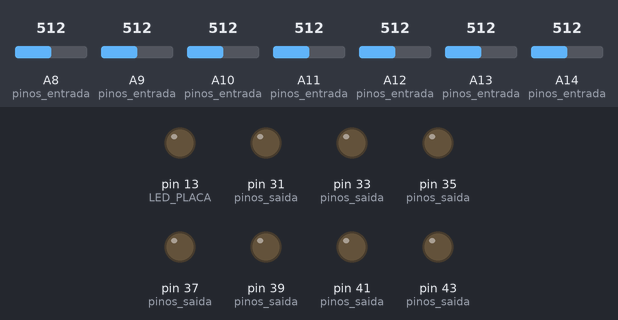
Recording of a program running on a simulated Arduino Mega 2560, built for the host (arithmetic inside an expression is 32-bit, double 64-bit). Shown: output pins drawn as LEDs (lit = HIGH). Inputs (shaded band) come from the test bench; at power-on: A8 (pinos_entrada) = 512, A9 (pinos_entrada) = 512, A10 (pinos_entrada) = 512, A11 (pinos_entrada) = 512, A12 (pinos_entrada) = 512, A13 (pinos_entrada) = 512, A14 (pinos_entrada) = 512. WiFi joins after 1.5 s; servers stay silent unless stated; network time is answered at once with the bench clock; the local clock reads 2024-03-15 10:24:30 at power-on unless the program sets it; no MQTT or app messages arrive unless stated; what the program prints to the serial monitor is not drawn.

Above: at 14.0 s.
At 14.99 s:
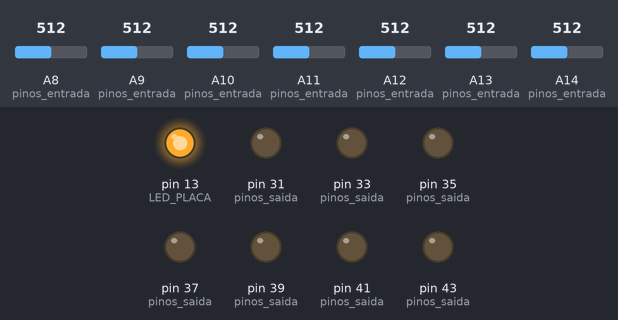
Timing chart, 0 to 19.9 s (numbered marks = the images above):
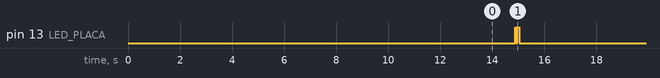

Measured:
- by itself, pin 13 (LED_PLACA): repeats every 5.2 s: LOW 0.04 s, HIGH 0.08 s, LOW 5.0 s, HIGH 0.03 s

The program:

main.cpp
```cpp
#include <Arduino.h>
#include "controle/Controle.h"
#include "objetos/BancoBateria.h"
#include <MemoryFree.h>


//#define MQTTCLIENT_QOS2 1
//Objeto Controle
Controle ctrl;
BancoBateria* bateria = new BancoBateria();
unsigned long time_cliclo = 0;
unsigned long time_mqtt = 0;
unsigned long time_network = 0;
unsigned long time_ntp = 0;
unsigned long contador = 0;

void setup() {
  ctrl.inicializaModulo(bateria);
}

void loop() {
  //Loop 1s -> 500ms (meio segundo)
  //if(millis() > time_cliclo + 100){
    time_cliclo = millis();
    ctrl.ciloProcessamento();
    Serial.print("Contador loop = ");
    Serial.print(contador);
    contador++;
    Serial.print(", freeMemory() = ");
    Serial.println(freeMemory());
  //}

  //Atualiza dados no MQTT -> 10 segundos = 10000
  if(millis() > time_mqtt + 5000){
    time_mqtt = millis();
    ctrl.MqttEnviaDados();
  }

  //Verifica Rede conexoes -> 2 minutos = 120000
  if(millis()>time_network+120000){
    time_network = millis();
    ctrl.verificaRede();
  }

  //Força NTP 2 horas = 7200000
  // 2 minutos = 120000
  //3 horas = 10800000
  if(millis()>time_ntp+10800000){
    time_ntp = millis();
    ctrl.forcaNTP();
  }
}
```

MemoryFree.cpp
```cpp
#if (ARDUINO >= 100)
#include <Arduino.h>
#else
#include
#endif

extern unsigned int __heap_start;
extern void *__brkval;

/*
 * The free list structure as maintained by the
 * avr-libc memory allocation routines.
 */
struct __freelist {
  size_t sz;
  struct __freelist *nx;
};

/* The head of the free list structure */
extern struct __freelist *__flp;

#include "MemoryFree.h";

/* Calculates the size of the free list */
int freeListSize() {
  struct __freelist* current;
  int total = 0;

  for (current = __flp; current; current = current->nx) {
    total += 2; /* Add two bytes for the memory block's header  */
    total += (int) current->sz;
  }

  return total;
}

int freeMemory() {
  int free_memory;

  if ((int)__brkval == 0) {
    free_memory = ((int)&free_memory) - ((int)&__heap_start);
  } else {
    free_memory = ((int)&free_memory) - ((int)__brkval);
    free_memory += freeListSize();
  }
  return free_memory;
}
```

MemoryFree.h
```cpp
// MemoryFree library based on code posted here:
// http://www.arduino.cc/cgi-bin/yabb2/YaBB.pl?num=1213583720/15
//
// Extended by Matthew Murdoch to include walking of the free list.

#ifndef MEMORY_FREE_H
#define MEMORY_FREE_H

#ifdef __cplusplus
extern "C" {
#endif

  int freeMemory();

#ifdef  __cplusplus
}
#endif

#endif
```

ControlaIO.cpp
```cpp
#include "../Config.h"
#include "Controle.h"

/*
Le Dados porta Analogica analogReader
Usando Shield de tensão 0-25v
*/
float ControlaIO::lePortaShield25v(uint8_t portaAnalogica) {
  int valorDC = 0;
  float tensaoDC = 0;
  valorDC = analogRead(portaAnalogica);
  tensaoDC = ((valorDC*0.00489)*TENSAO_REFERENCIA);
  return tensaoDC;
}

/*
Le Dados porta Analogica analogReader
usando calculo de resistores.
*/
float ControlaIO::lePortaCalculoResistor(uint8_t portaAnalogica) {
  float vout = 0.0;
  float vin = 0.0;
  float R1 = 1000000.0; // Resistor 1 - 1M
  float R2 = 100000.0; // Resistor 2 - 100k
  float value = 0;
  // Le valor da porta de entrada
  //value = analogRead(portaAnalogica);

  //Le Media
  int x = AMOSTRAS;
  for(int i = 1; i<=x;i++){
    value += (float)analogRead(portaAnalogica);
  }
  value = value/AMOSTRAS;
  //Fim Media
  vout = (value *TENSAO_REFERENCIA) / 1024.0;
  vin = vout / (R2/(R1+R2));
  if(vin<0.1){
    vin = 0;
  }else{
    vin += FATOR_CORRECAO;
  }
  return vin;
}
/*
@Deprecated
Le Dados porta Analogica analogReader
Usando bloco de divisores de tensao.
*/
float ControlaIO::lePortaDivisor(uint8_t portaAnalogica, float referencia) {
  float total=0;
  for (int i=0; i<AMOSTRAS; i++) {
    total += 1.0 * analogRead(portaAnalogica);
  }
  total = total / (float)AMOSTRAS;
  if(referencia<=0){
    Serial.print("#------------------- leitura relacao porta = ");
    Serial.print(portaAnalogica);
    Serial.print(", valor ");
    Serial.print(total,5);
    Serial.println("/Tensao Multimetro");
  }
  //Divide pela relacao
  total = total/referencia;
  if(total<0.1){
    total = 0.0;
  }
  //total  =4.1;
  return total;
}
```

ControlaIO.h
```cpp
#ifndef ControlaIO_h
#define ControlaIO_h

#include <Arduino.h>


class ControlaIO {
public:
  float lePortaShield25v(uint8_t portaAnalogica);
  float lePortaCalculoResistor(uint8_t portaAnalogica);
  float lePortaDivisor(uint8_t portaAnalogica, float referencia);
private:

};
#endif
```

Controle.cpp
```cpp
#include "../Config.h"
#include "Controle.h"
#include "../objetos/BancoBateria.h"
//Placa de REde
#include <Ethernet.h>
#include <EthernetUdp.h>
#include <SPI.h>
#include <Arduino.h>
//MQTT
#include <MQTT.h>

//Json
#include <ArduinoJson.h>
//Date Time
#include <NTPClient.h>

//Global
EthernetClient netClient;
EthernetUDP Udp;
//NTPClient
int16_t utc = 3;
//NTP CLient
//NTPClient timeClient(Udp);
//3600000 = 1 hora
//7200000 =  2 horas
//10800000 = 3 horas
//NTPClient timeClient(Udp,NTPSERVER_1,0,10800000);
NTPClient timeClient(Udp,NTPSERVER_1);

//--MQTT
MQTTClient mqtt(350);
//JsonDOcumens
//DynamicJsonDocument doc(400);
//DynamicJsonDocument doc2(400);
//Construtor
Controle::Controle(){
}

/**
* Metodo inicialização do modulo
*/
void Controle::inicializaModulo(BancoBateria* bateria){
  _bateria = bateria;
  Serial.begin(VELOCIDADE_SERIAL_ARDUINO);
  Serial.println("## -- Iniciou Setup -- ##");
  calibraInicio();
  ativaRede();
  ativaMQTT();
  pinMode(LED_PLACA,OUTPUT);
  Serial.println("## -- Fim Setup -- ##");
}

/*
* Ativa rede / DHCP
*/
void Controle::ativaRede(){
  Serial.println("Ativando Rede");
  byte mac[] = {
    0x00, 0xAA, 0xBB, 0xCC, 0xDE, 0x02
  };

  //Testa se deve usar DHCP
  if(DHCP){
    // start the Ethernet connection:
    Serial.println("Inicializando Ethernet via DHCP:");
    if (Ethernet.begin(mac) == 0) {
      Serial.println("Falha ao configurar Ethernet usando DHCP");
      if (Ethernet.hardwareStatus() == EthernetNoHardware) {
        Serial.println("Ethernet Shield Error. :(");
      } else if (Ethernet.linkStatus() == LinkOFF) {
        Serial.println("Cabo Desconectado.");
      }
    }
  }else{
    //Endereco IP
    IPAddress ip(192, 168, 0, 99);
    // DNS
    IPAddress dnServer(192, 168, 0, 1);
    // Roteador
    IPAddress gateway(192, 168, 0, 1);
    // Subrede
    IPAddress subnet(255, 255, 255, 0);
    //Cria Conexao
    Ethernet.begin(mac, ip, dnServer, gateway, subnet);
  }
  // print your local IP address:
  Serial.print("Endereco IP: ");
  Serial.println(Ethernet.localIP());
  Serial.print("Endereco gateway: ");
  Serial.println(Ethernet.gatewayIP());
  Serial.print("Endereco DNS: ");
  Serial.println(Ethernet.dnsServerIP());

  Serial.println();
  Serial.println("Ajusta NTP ");
  timeClient.begin();
  delay(300);
  while(!timeClient.update()) {
    Serial.println("Tentando Update Hora");
    timeClient.forceUpdate();
  }
  Serial.print("##Data e Hora = ");
  Serial.println(timeClient.getFormattedTime());
  delay(2000);
}

/*
* Ativa MQTT
*/
void Controle::ativaMQTT(){
  if(!mqtt.connected()){
    Serial.print("Conectando MQTT a ");
    Serial.println(BROKER_MQTT);
    mqtt.begin(BROKER_MQTT, BROKER_PORT ,netClient);
    mqtt.setOptions(15, false, 15000);
    mqtt.onMessageAdvanced(processaMessage);
    String id_mqtt = (String)ID_MQTT+MQTT_KEY;
    if(mqtt.connect(id_mqtt.c_str())) {
      Serial.println("Conectado");
      #ifdef MQTT_SONOFF1
      String sonoff1 = (String)MQTT_KEY+MQTT_SONOFF1;
      Serial.print("Subscribe em ");
      Serial.println(sonoff1);
      //Subscribe sensor 1 - qos 0
      mqtt.subscribe(sonoff1, 0);
      #endif

      #ifdef MQTT_SONOFF2
      String sonoff2 = (String)MQTT_KEY+MQTT_SONOFF2;
      Serial.print("Subscribe em ");
      Serial.println(sonoff2);
      //Subscribe sensor 2 - qos 0
      mqtt.subscribe(sonoff2, 0);
      #endif

    }
    delay(3000);
  }
}

/*
* Calibração inicial.
*/
void Controle::calibraInicio(){
  Serial.println("Inicia Calibracao");
  _bateria->setQuantidadeCelulas(QUANTIDADE_CELULAS);
  for(int i = 1; i<=_bateria->getQuantidadeCelulas();i++){
    Serial.print("Celula ");
    Serial.print(i);
    Serial.println(" configurada...");
    delay(100);
  }
  Serial.print("Total de Celulas configuradas = ");
  Serial.println(_bateria->getQuantidadeCelulas());
  delay(100);
  //Inicializa banco de Bateria -> constroi celulas.
  _bateria->inicializaBanco();
  delay(1000);

  //Inicializa celulas com valores
  Serial.println("Configura portas de entrada e Saida e cria Objetos do banco.");
  int pinos_entrada[] = INPUT_PORT;
  int pinos_saida[] = OUTPUT_PORT;

  for(int i=0; i<_bateria->getQuantidadeCelulas();i++){
    // //Verifica se tem referencia registrada na EEprom
    int numero_cel = i+1;
    //Cria Objeto.
    ObjCelula obj;
    obj.setNumeroCelula(numero_cel);
    obj.setLeituraTensao(0.00);
    obj.setPortaInput(pinos_entrada[i]);
    obj.setPortaControle(pinos_saida[i]);
    //Porta digital
    Serial.print("Setando porta analogica GPI(O)");
    Serial.print(obj.getPortaInput());
    Serial.print(" entrada --> porta de controle ");
    //Ativa Input
    pinMode(pinos_entrada[i], INPUT);
    Serial.print(obj.getPortaControle());
    Serial.println(" saida nivel baixo(LOW).");
    //Ativa em modo baixo
    pinMode(pinos_saida[i], OUTPUT);
    digitalWrite(pinos_saida[i], LOW);

    _bateria->setCelula(obj, i);
    delay(500);
  }
  delay(1000);
}

/*
* Faz leitura dados de input e atualiza dados da bateria
*e atualiza celulas
*/
void Controle::atualizaDadosLeitura(){
  for(int i=0; i<_bateria->getQuantidadeCelulas();i++){
    ObjCelula objj = _bateria->getCelula(i);
    float voltage = lePortaCalculoResistor(objj.getPortaInput());
    objj.setLeituraTensao(voltage);
    //Atualiza Celula.
    _bateria->setCelula(objj,i);
  }
  //Imprime dados.
  _bateria->imprimeDados();
}


/*
Faz ontrole dos Mosfets para ligar e desligar
*/
void Controle::controlaSaidas(){
  for(int i=0; i<_bateria->getQuantidadeCelulas();i++){
    //Busca Objeto
    ObjCelula obj_i = _bateria->getCelula(i);
    //Coleta tensao eporta
    float tensao_i = obj_i.getLeituraTensao();
    int porta_i = obj_i.getPortaControle();
    bool ligaResistencia = false;
    for(int x=0; x<_bateria->getQuantidadeCelulas();x++){
      //Busca Opbjeto
      ObjCelula obj_x = _bateria->getCelula(x);
      if(obj_i.getNumeroCelula() != obj_x.getNumeroCelula()){
        //Coleta dados comparacao
        float tensao_x = obj_x.getLeituraTensao();
        Serial.print("####### Compara celula ");
        Serial.print(i+1);
        Serial.print(" tensao = ");
        Serial.print(tensao_i,5);
        Serial.print(", com celula ");
        Serial.print(x+1);
        Serial.print(" tensao = ");
        tensao_x += BMS;
        Serial.print(tensao_x,5);
        Serial.print(", porta estado = ");
        Serial.println(digitalRead(porta_i));
        if( (tensao_i > tensao_x) && !ligaResistencia){
          ligaResistencia = true;
        }
      }
    }
    if(ligaResistencia && digitalRead(porta_i) == LOW){
      digitalWrite(porta_i, HIGH);
      Serial.print("------------------------- liga porta ");
      Serial.print(porta_i);
      Serial.println("-------------------------");
    }else if(digitalRead(porta_i) == HIGH){
      digitalWrite(porta_i, LOW);
    }
  }
}

/*
Controla envio de dados da bateria ao MQTT via Json
*/
void Controle::MqttEnviaDados(){

  long unix_time = timeClient.getEpochTime();
  StaticJsonDocument<400> doc;
  JsonObject root = doc.to<JsonObject>();
  //Bateria
  root["codigo"] = 0;
  root["bat_qtcells"] = _bateria->getQuantidadeCelulas();
  root["bat_per"] = _bateria->getPercentual();
  root["bat_vbat"] = _bateria->getTensaoBanco();
  root["bat_vmin"] = _bateria->getTensaoMinima();
  root["bat_vmax"] = _bateria->getTensaoMaxima();
  root["time"] = unix_time;

  String mensagem;
  //root.printTo(mensagem);
  serializeJson(root,mensagem);
  MqttSendMessage(mensagem);

  for(int i=0; i<_bateria->getQuantidadeCelulas();i++){
    //Busca Objeto
    ObjCelula obj_i = _bateria->getCelula(i);
    // //Coleta tensao eporta
    JsonObject root = doc.to<JsonObject>();
    //Celulas
    root["codigo"] = 1;
    root["cel_num"] = i+1;
    root["cel_vcel"] = obj_i.getLeituraTensao();
    root["cel_per"] = obj_i.getPercentual();
    root["cel_vmin"] = obj_i.getTensaoMinima();
    root["cel_vmax"] = obj_i.getTensaoMaxima();
    root["time"] = unix_time;
    String mensagem;
    //root.printTo(mensagem);
    serializeJson(root, mensagem);
    MqttSendMessage(mensagem);
  }
}

void Controle::processaMessage(MQTTClient *client, char topic[], char payload[], int payload_length) {
  Serial.println("Mensagem Recebida : " + String(topic) + " - " + String(payload)+" - "+payload_length);
  String topic_comp =  (String)MQTT_KEY+MQTT_SONOFF1;
  String topic_comp2 =  (String)MQTT_KEY+MQTT_SONOFF2;
  if(String(topic) == topic_comp ||
  String(topic) == topic_comp2){
    //DeserializationError err  = deserializeJson(doc,payload);
    DynamicJsonDocument doc(400);
    auto error = deserializeJson(doc,payload);
    if(!error){
      bool codigo = false;
      Serial.println("Deserializacao OK");
      DynamicJsonDocument doc2(400);
      JsonObject root = doc2.to<JsonObject>();
      //Energia concessionaria
      //{"Time":"2019-05-15T16:30:39","ENERGY":{"TotalStartTime":"2019-05-01T19:28:55","Total":8.191,"Yesterday":0.828,"To
      //day":0.548,"Period":0,"Power":29,"ApparentPower":52,"ReactivePower":44,"Factor":0.56,"Voltage":219,"Current":0.239}}
      if(String(topic) == topic_comp){
        root["codigo"] = 2;
        codigo = true;
      }else if (String(topic) == topic_comp2){
        root["codigo"] = 3;
        codigo = true;
      }
      root["Time"] = doc["Time"];
      root["TotalStartTime"] = doc["ENERGY"]["TotalStartTime"];
      root["Total"] = doc["ENERGY"]["Total"];
      root["Today"] = doc["ENERGY"]["Today"];
      root["Period"] = doc["ENERGY"]["Period"];
      root["Power"] = doc["ENERGY"]["Power"];
      root["ApparentPower"] = doc["ENERGY"]["ApparentPower"];
      root["ReactivePower"] = doc["ENERGY"]["ReactivePower"];
      root["Factor"] = doc["ENERGY"]["Factor"];
      root["Voltage"] = doc["ENERGY"]["Voltage"];
      root["Current"] = doc["ENERGY"]["Current"];
      root["time"] =  timeClient.getEpochTime();
      String mensagem;
      serializeJson(root, mensagem);
      if(codigo){
        MqttSendMessage(mensagem);
        delay(10);
      }else{
        Serial.print("Erro ao determinar o Sensor");
        delay(1000);
      }
    }else{
      Serial.print("Deserializacao ERROR");
    }
  }
}

/*
Envia Mensagem MQTT
*/
void Controle::MqttSendMessage(String mensagem){
  //Verifica se esta OK.
  if(mqtt.connected()){
    digitalWrite(LED_PLACA,HIGH);
    Serial.print("Mensagem  = ");
    Serial.print(mensagem);
    Serial.print(", tamanho ----> ");
    unsigned int tamanho = mensagem.length();
    Serial.println(tamanho);
    if(tamanho > 80){
      String topico = (String)MQTT_KEY+MQTT_DATA;
      if(mqtt.publish(topico, mensagem, false, 1)){
        Serial.println("Mensagem MQTT enviada");
      }else{
        Serial.println("--------->Mensagem MQTT NAO enviada");
      }
    }else{
      Serial.println("--------->Mensagem MQTT NAO enviada, muito pequena");
    }
    digitalWrite(LED_PLACA,LOW);
  }
}

/*
Verifica rede a cada 2 minutos.
tenta reconectar.
*/
void Controle::verificaRede(){
  Serial.println("Verifica Rede 2 miutos");
  //Caso DHCP renova IP
  if(DHCP){
    Serial.println("Renew IP");
    Ethernet.maintain();
  }
  // print your local IP address:
  Serial.print("Endereco IP: ");
  Serial.println(Ethernet.localIP());
  if(!mqtt.connected()){
    mqtt.disconnect();
    ativaMQTT();
  }
}

/*
verifica referencias de leitura do calculo
*/
void Controle::ciloProcessamento(){
  atualizaDadosLeitura();
  //controlaSaidas();
}

/*
verifica referencias de leitura do calculo
*/
void Controle::forcaNTP(){
  if(mqtt.connected()){
    Serial.print("Forca atualizacao Data e Hora = " );
    timeClient.forceUpdate();
    //timeClient.update();
    Serial.println(timeClient.getFormattedTime());
  }
}
```

Controle.h
```cpp
#ifndef Controle_h
#define Controle_h

#include <Arduino.h>
//#include "../objetos/ObjCelula.h"
#include "../objetos/BancoBateria.h"
#include "../Config.h"
#include "ControlaIO.h"
#include <MQTT.h>

class Controle : public ControlaIO {
public:
  Controle();
  void inicializaModulo(BancoBateria* bateria);
  void calibraInicio();
  void ativaRede();
  void ativaMQTT();
  void ciloProcessamento();
  void MqttEnviaDados();
  void verificaRede();
  void forcaNTP();
  //static void processaMessage(MqttClient::MessageData& md);
  static void processaMessage(MQTTClient *client, char topic[], char payload[], int payload_length);

private:
  void atualizaDadosLeitura();
  void controlaSaidas();
  //static void MqttCallback();
  static void MqttSendMessage(String mensagem);
  BancoBateria* _bateria;
  int vbat_tensao = 0;
};
#endif
```

BancoBateria.h
```cpp
#ifndef BancoBateria_h
#define BancoBateria_h
#include "Arduino.h"
#include "ObjCelula.h"

class BancoBateria {
  public:
    //construtor
    int getQuantidadeCelulas();
    void setQuantidadeCelulas(int numero_celula);
    void inicializaBanco();
    void imprimeDados();
    int getPercentual();
    float getTensaoMinima();
    float getTensaoMaxima();
    //CELULAS
    ObjCelula getCelula(int posicao);
    void setCelula(ObjCelula objeto, int posicao);
    float getTensaoBanco();
  private:
    //Numero de celulas do banco
    int _quantidade_celulas = 0;
    float _percentual;
    float _tensao_minima;
    float _tensao_maxima;
    ObjCelula* celulas;
};
#endif
```

ObjCelula.h
```cpp
#ifndef ObjCelula_h
#define ObjCelula_h

#include "Arduino.h"
#include "../Config.h"

class ObjCelula {
  public:
    float getLeituraTensao();
    float getLeituraTensaoAnterior();
    void setLeituraTensao(float leitura);
    int getNumeroCelula();
    void setNumeroCelula(int numero_celula);
    void setPortaInput(int porta);
    int getPortaInput();
    void setPortaControle(int porta);
    int getPortaControle();
    int getPercentual();
    float getTensaoMinima();
    float getTensaoMaxima();
  private:
    //Numero da celula
    int _numero_celula;
    int _porta_input;
    int _porta_controle;
    float _referencia;
    float _leitura_tensao;
    float _tensao_anterior;
    float _percentual;
    float _tensao_minima = MIN_VOLTAGE_CELL;
    float _tensao_maxima = MAX_VOLTAGE_CELL;
};
#endif
```

Source omitted: BancoBateria.cpp (2323 bytes), ObjCelula.cpp (1059 bytes), Config.h (4083 bytes)
